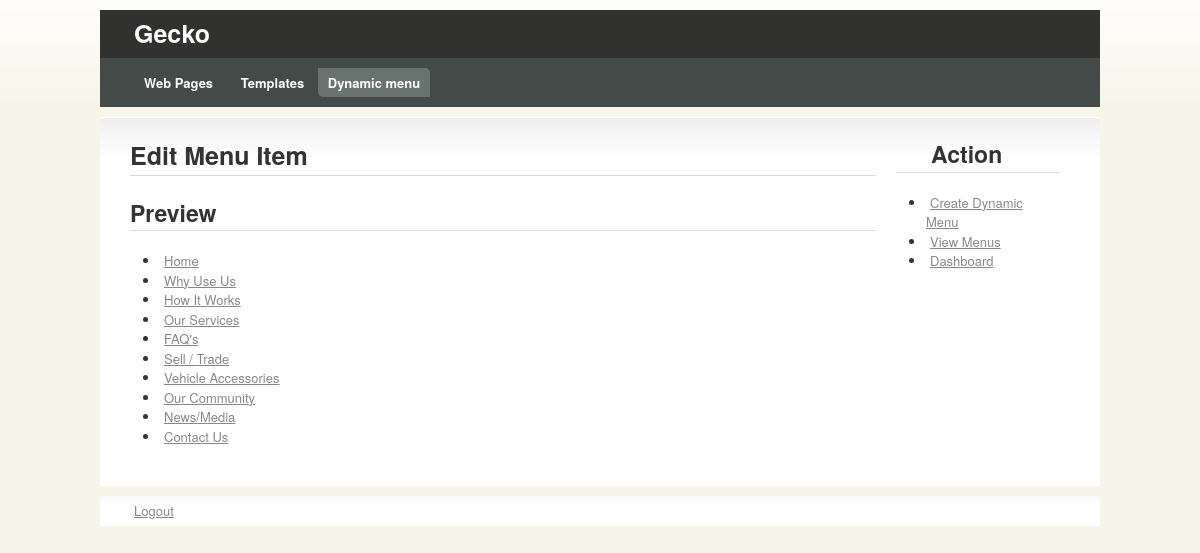
Page /admin/update_menu_item.php (signed in) on the committed database.
### tables this page shows
CREATE TABLE IF NOT EXISTS `menu_item` (
  `id` int(11) NOT NULL AUTO_INCREMENT,
  `name` varchar(250) NOT NULL,
  `url` varchar(250) NOT NULL,
  `base` int(11) NOT NULL,
  `menu` int(12) NOT NULL,
  PRIMARY KEY (`id`)
);

### admin/update_menu_item.php (the view, shortened to what this page needs)
<?php
if(isset($_SESSION['id'])){
?>
<!DOCTYPE html PUBLIC "-//W3C//DTD XHTML 1.0 Strict//EN"
	"http://www.w3.org/TR/xhtml1/DTD/xhtml1-strict.dtd">
<html xmlns="http://www.w3.org/1999/xhtml" xml:lang="en" lang="en">
	<head>
		<link rel="stylesheet" href="css/960.css" type="text/css" media="screen" charset="utf-8" />
		<link rel="stylesheet" href="css/template.css" type="text/css" media="screen" charset="utf-8" />
		<link rel="stylesheet" href="css/colour.css" type="text/css" media="screen" charset="utf-8" />
	</head>
	<body>
		<h1 id="head"><a style="color:#FFFFFF;text-decoration:none;" href="/admin/dashboard.php">Gecko</a></h1>
		<ul id="navigation">
			<li><span><a href="/admin/webpage.php">Web Pages</a></span></li>
			<li><a href="/admin/template.php" >Templates</a></li>
			<li><a href="/admin/menu.php" class="active">Dynamic menu</a></li>
		</ul>
		<div id="content" class="container_16 clearfix">
			<div class="grid_11" style="width: 746px !important;">
			<h1>Edit Menu Item</h1>
			<?php
$menu = $_GET['menu'];
?>
<h2>Preview</h2>
<ul>
<?php
$sql3 = mysql_query("SELECT * FROM menu_item WHERE base='-1'");
while($row3=mysql_fetch_array($sql3)){
?>
<li><a href="/admin/update_menu_item.php?menu_item=<?=$row3['id']?>&menu=<?=$menu?>" ><?=$row3['name']?></a>
</li>
<?php } ?>
</ul>
			</div>
				<div class="grid_5" style="width:164px !important;">
				<h2 style="padding-left: 35px;">Action</h2>
				<ul>
					<li><a href="/admin/create_menu.php">Create Dynamic Menu</a></li>
					<li><a href="/admin/menu.php">View Menus</a></li>
					<li><a href="/admin/dashboard.php">Dashboard</a></li>
				</ul>
			</div>
		</div>
		<div id="foot">
					<a href="/admin/logout.php">Logout</a>
		</div>
	</body>
</html>
<?php
}else{
echo "<div style='color:red'>FUCK YOU KA!</div>";
}
?>

### admin/css/960.css (style rules this page uses)
html,body,div,span,applet,object,iframe,h1,h2,h3,h4,h5,h6,p,blockquote,pre,a,abbr,acronym,address,big,cite,code,del,dfn,em,font,img,ins,kbd,q,s,samp,small,strike,strong,sub,sup,tt,var,b,u,i,center,dl,dt,dd,ol,ul,li,fieldset,form,label,legend,table,caption,tbody,tfoot,thead,tr,th,td { margin:0;padding:0;border:0;outline:0;font-size:100%;vertical-align:baseline;background:transparent }
body { line-height:1 }
ol,ul { list-style:none }
body, textarea { color:#333;font:13px/1.5 'Helvetica Neue',Arial,'Liberation Sans',FreeSans,sans-serif }
h1 { font-size:25px }
h2 { font-size:23px }
ul { list-style:disc }
li { margin-left:30px }
p,dl,hr,h1,h2,h3,h4,h5,h6,ol,ul,pre,table,address,fieldset { margin-bottom:20px }
.container_16 { margin-left: auto; margin-right: auto; width: 960px; }
.grid_1, .grid_2, .grid_3, .grid_4, .grid_5, .grid_6, .grid_7, .grid_8, .grid_9, .grid_10, .grid_11, .grid_12, .grid_13, .grid_14, .grid_15, .grid_16 { display: inline; float: left; margin-left: 10px; margin-right: 10px; }
.container_16 .grid_5, .container_16 .grid_5 .box, .container_16 .grid_5 .glow-sortable-dropindicator { width: 280px !important }
.container_16 .grid_11, .container_16 .grid_11 .box, .container_16 .grid_11 .glow-sortable-dropindicator { width: 640px !important }
.clearfix:after { clear: both; content: ' '; display: block; font-size: 0; line-height: 0; visibility: hidden; width: 0; height: 0; }

### admin/css/template.css (style rules this page uses)
#content { margin-right:auto; margin-left:auto; width:1000px; }
#content { width:960px; position:relative; zoom:1; }
label, #navigation, .error, .success, input[type="submit"], input[type="reset"] { font-weight:bold; }
h1, h2, h3, h4, h5, h6 { border-bottom:1px solid; }
a { padding:4px; }
#head { -moz-border-radius-topright:10px; border:0; margin:10px auto 0 auto; padding:5px 30px; width:940px; }
#navigation { -moz-border-radius-bottomleft:10px; margin:0 auto 10px auto; padding:10px 30px; width:940px; }
#navigation > li { display:inline; margin:0 }
#navigation > li > a, #navigation > li > span { display:inline-block; padding:5px 10px; text-decoration:none; }
#content { padding:20px; -moz-border-radius-topleft: 10px; -moz-border-radius-bottomright: 10px; }
#foot { padding:5px 30px; width:940px; margin:10px auto; -moz-border-radius-topright: 10px; -moz-border-radius-bottomleft: 10px; }
.curved, #navigation a, #navigation span, .error, .success, .box, .utils a { -moz-border-radius-bottomleft:5px; -moz-border-radius-topright:5px; -webkit-border-bottom-left-radius:5px; -webkit-border-top-right-radius:5px; }

### admin/css/colour.css (style rules this page uses)
body { background:#F7F4E9 url(body.png) repeat-x top center; }
th,#navigation,.active,input[type=submit],.pagination a:hover,.date td a:hover { background:#434A48; color:#fff }
select, textarea, input, td, #content, #foot { background:#fff url(gradient.png) repeat-x 0 -28px }
#content { background-position:0 1px; }
.active, th, #head, #navigation a, input[type=submit] { color:#fff; }
h1,h2,h3,h4,h5,h6 { border-color:#ddd }
a { color:#888 }
#head { background:#313230 }
#navigation .active { background:#687370 }

### admin/update_menu_item.php (style rules this page uses)
#navigation a { text-decoration:none; }

### rows in the picture
menu_item: name "Home"
menu_item: name "Why Use Us"
menu_item: name "How It Works"
menu_item: name "Our Services"
menu_item: name "FAQ's"
menu_item: name "Sell / Trade"
menu_item: name "Vehicle Accessories"
menu_item: name "Our Community"
menu_item: name "News/Media"
menu_item: name "Contact Us"
